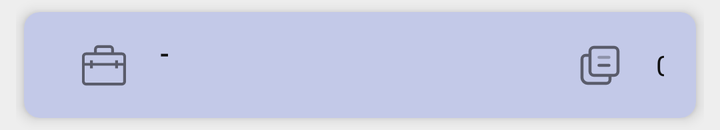
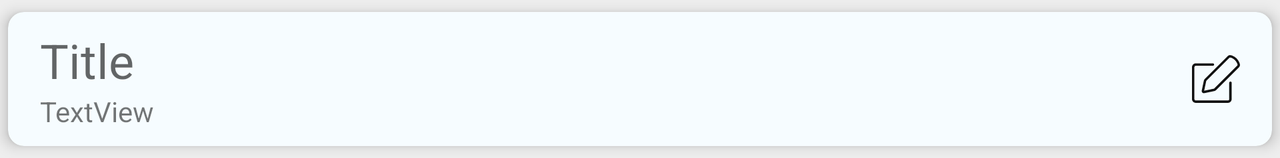

Two renders of one Android screen. The first uses the default layout on a phone; the second uses the alternative layout the repository ships for a different screen configuration, on a matching device. The two XML files are below.
<!-- AndroidManifest.xml: application theme Theme.G01Timebanking -->
<!-- res/layout/single_skill_layout.xml -->
<?xml version="1.0" encoding="utf-8"?>
<androidx.constraintlayout.widget.ConstraintLayout xmlns:android="http://schemas.android.com/apk/res/android"
    xmlns:app="http://schemas.android.com/apk/res-auto"
    xmlns:tools="http://schemas.android.com/tools"
    android:layout_width="match_parent"
    android:layout_height="wrap_content"
    android:paddingStart="8dp"
    android:paddingEnd="8dp">

    <androidx.cardview.widget.CardView
        android:id="@+id/skillCardView"
        android:layout_width="match_parent"
        android:layout_height="wrap_content"
        android:clickable="true"
        android:focusable="true"
        android:foreground="?android:attr/selectableItemBackground"
        app:cardBackgroundColor="?colorSecondary"
        app:cardCornerRadius="8dp"
        app:cardElevation="4dp"
        app:cardPreventCornerOverlap="false"
        app:cardUseCompatPadding="true"

        app:layout_constraintBottom_toBottomOf="parent"
        app:layout_constraintEnd_toEndOf="parent"
        app:layout_constraintStart_toStartOf="parent"
        app:layout_constraintTop_toTopOf="parent">

        <androidx.constraintlayout.widget.ConstraintLayout
            android:layout_width="match_parent"
            android:layout_height="match_parent"
            android:layout_marginStart="16dp"
            android:layout_marginTop="8dp"
            android:layout_marginEnd="16dp"
            android:layout_marginBottom="8dp">

            <com.google.android.material.textfield.TextInputLayout
                android:id="@+id/singleSkillTitleLayout"
                android:layout_width="wrap_content"
                android:layout_height="37dp"
                android:layout_margin="0dp"
                android:focusable="false"
                android:focusableInTouchMode="false"
                android:longClickable="false"
                android:padding="0dp"
                app:layout_constraintBottom_toBottomOf="parent"
                app:layout_constraintEnd_toStartOf="@id/singleSkillUsageLayout"
                app:layout_constraintHorizontal_chainStyle="spread_inside"
                app:layout_constraintStart_toStartOf="parent"
                app:layout_constraintTop_toTopOf="parent"
                app:boxStrokeWidth="0px"
                app:startIconDrawable="@drawable/ic_briefcase">

                <com.google.android.material.textfield.TextInputEditText
                    android:id="@+id/singleSkillTitle"
                    style="@style/Widget.MaterialComponents.TextInputLayout.OutlinedBox.Dense"
                    android:layout_width="wrap_content"
                    android:layout_height="wrap_content"
                    android:layout_margin="0dp"
                    android:background="@android:color/transparent"
                    android:focusable="false"
                    android:focusableInTouchMode="false"
                    android:longClickable="false"
                    android:padding="0dp"
                    android:text="Title"
                    android:inputType="textNoSuggestions"
                    android:textAppearance="@style/TextAppearance.AppCompat.Large"
                    android:textColor="?colorOnSecondary"
                    android:textSize="18sp" />

            </com.google.android.material.textfield.TextInputLayout>

            <com.google.android.material.textfield.TextInputLayout
                android:id="@+id/singleSkillUsageLayout"
                android:layout_width="wrap_content"
                android:layout_height="37dp"
                android:layout_margin="0dp"
                android:focusable="false"
                android:focusableInTouchMode="false"
                android:longClickable="false"
                android:padding="0dp"
                app:layout_constraintBottom_toBottomOf="parent"
                app:layout_constraintEnd_toEndOf="parent"
                app:layout_constraintHorizontal_bias="0.5"
                app:layout_constraintStart_toEndOf="@id/singleSkillTitleLayout"
                app:layout_constraintTop_toTopOf="parent"
                app:startIconDrawable="@drawable/ic_cards"
                app:boxStrokeWidth="0px"
                >

                <com.google.android.material.textfield.TextInputEditText
                    android:id="@+id/singleSkillUsage"
                    style="@style/Widget.MaterialComponents.TextInputLayout.OutlinedBox.Dense"
                    android:layout_width="wrap_content"
                    android:layout_height="wrap_content"
                    android:layout_margin="0dp"
                    android:background="@android:color/transparent"
                    android:focusable="false"
                    android:focusableInTouchMode="false"
                    android:longClickable="false"
                    android:padding="0dp"
                    android:text="0"
                    android:textColor="?colorOnSecondary" />

            </com.google.android.material.textfield.TextInputLayout>

            <ImageButton
                android:id="@+id/skillButton"
                android:layout_height="0dp"
                android:layout_width="match_parent"
                android:layout_centerVertical="true"
                android:background="@android:color/transparent"
                android:padding="0px"
                android:scaleType="centerCrop"
                android:src="@android:color/transparent"
                tools:ignore="SpeakableTextPresentCheck"
                app:layout_constraintTop_toTopOf="parent"
                app:layout_constraintBottom_toBottomOf="parent"
                app:layout_constraintStart_toStartOf="parent"
                app:layout_constraintEnd_toEndOf="parent"
                android:clickable="true"
                />

        </androidx.constraintlayout.widget.ConstraintLayout>

    </androidx.cardview.widget.CardView>

</androidx.constraintlayout.widget.ConstraintLayout>
<!-- resources referenced by this layout -->
<resources>
  <!-- drawable ic_briefcase (drawable) -->
  <vector android:height="22dp" android:viewportHeight="490"
      android:viewportWidth="490" android:width="22dp" xmlns:android="http://schemas.android.com/apk/res/android">
      <path android:fillColor="?iconOnCardColor" android:pathData="M45.93,469.35h398.14c25.33,0 45.93,-20.6 45.93,-45.93V146.96c0,-25.33 -20.6,-45.93 -45.93,-45.93h-88.43V66.58c0,-25.33 -20.6,-45.93 -45.93,-45.93H180.29c-25.33,0 -45.93,20.6 -45.93,45.93v34.45H45.93C20.6,101.03 0,121.64 0,146.96v276.45C0,448.74 20.6,469.35 45.93,469.35zM444.07,438.73H45.93c-8.45,0 -15.31,-6.86 -15.31,-15.31V249.25h58.94v29.34h30.62V249.25h249.63v29.34h30.62V249.25h58.94v174.17C459.38,431.86 452.52,438.73 444.07,438.73zM164.98,66.58c0,-8.44 6.86,-15.31 15.31,-15.31h129.42c8.45,0 15.31,6.87 15.31,15.31v34.45H164.98V66.58zM45.93,131.65h398.14c8.45,0 15.31,6.87 15.31,15.31v71.66h-58.94v-29.33h-30.62v29.33H120.18v-29.33H89.56v29.33h-58.94v-71.66C30.62,138.52 37.48,131.65 45.93,131.65z"/>
  </vector>
  <!-- drawable ic_cards (drawable) -->
  <vector xmlns:android="http://schemas.android.com/apk/res/android"
      android:width="24dp"
      android:height="24dp"
      android:viewportWidth="24"
      android:viewportHeight="24">
    <path
        android:pathData="M6,21.75A3.75,3.75 0,0 1,2.25 18L2.25,8.857A2.607,2.607 0,0 1,4.857 6.25L6.25,6.25L6.25,5A2.754,2.754 0,0 1,9 2.25h10A2.753,2.753 0,0 1,21.75 5v10a2.752,2.752 0,0 1,-2.75 2.75L17.75,17.75v1.393A2.607,2.607 0,0 1,15.142 21.75ZM3.75,8.857L3.75,18A2.25,2.25 0,0 0,6 20.25h9.142A1.108,1.108 0,0 0,16.25 19.143L16.25,17.75L9,17.75A2.753,2.753 0,0 1,6.25 15L6.25,7.75L4.857,7.75A1.107,1.107 0,0 0,3.75 8.857ZM7.75,5v10A1.252,1.252 0,0 0,9 16.25h10A1.251,1.251 0,0 0,20.25 15v-10A1.251,1.251 0,0 0,19 3.75h-10A1.252,1.252 0,0 0,7.75 5ZM11.5,12.75a0.75,0.75 0,1 1,0 -1.5h5a0.75,0.75 0,1 1,0 1.5Z"
        android:fillColor="#141124"/>
    <path
        android:pathData="M16.5,7.25l-5,-0a0.75,0.75 0,0 0,-0 1.5l5,-0a0.75,0.75 0,0 0,-0 -1.5Z"
        android:strokeAlpha="0.5"
        android:fillColor="#141124"
        android:fillAlpha="0.5"/>
  </vector>
  <style name="Theme.G01Timebanking" parent="Theme.MaterialComponents.DayNight">
          
          <item name="colorPrimary">@color/primaryColor</item>
          <item name="colorPrimaryVariant">@color/primaryDarkColor</item>
          <item name="colorOnPrimary">@color/primaryTextColor</item>
          
          <item name="colorSecondary">@color/secondaryColor</item>
          <item name="colorSecondaryVariant">@color/secondaryDarkColor</item>
          <item name="colorOnSecondary">@color/secondaryTextColor</item>
          
          <item name="android:statusBarColor" tools:targetApi="l">?attr/colorPrimaryVariant</item>
          
          <item name="android:colorBackground">@color/surfaceColor</item>
          <item name="iconColor">@color/primaryColor</item>
          <item name="iconAppBarColor">@color/primaryTextColor</item>
          <item name="iconOnCardColor">@color/secondaryTextColor</item>
          <item name="selectedTabColor">@color/selectedTabColor</item>
          <item name="unselectedTabText">@color/unselectedTabText</item>
          <item name="senderMessageColor">@color/senderMessageColor</item>
          <item name="senderMessageIconColor">@color/senderMessageIcon</item>
  
      </style>
  <color name="primaryColor">#8cc1cc</color>
  <color name="primaryDarkColor">#5c919b</color>
  <color name="primaryTextColor">#111111</color>
  <color name="secondaryColor">#c3c9e8</color>
  <color name="secondaryDarkColor">#9298b6</color>
  <color name="secondaryTextColor">#111111</color>
  <color name="surfaceColor">#EEEEEE</color>
  <color name="selectedTabColor">#8CC1CC</color>
  <color name="unselectedTabText">#111111</color>
  <color name="senderMessageColor">#8cc1cc</color>
  <color name="senderMessageIcon">#5c919b</color>
</resources>
<!-- res/layout-land/single_skill_layout.xml (the repository's variant of the layout above) -->
<!-- drawn on the phone turned sideways -->
<?xml version="1.0" encoding="utf-8"?>
<androidx.constraintlayout.widget.ConstraintLayout xmlns:android="http://schemas.android.com/apk/res/android"
    xmlns:app="http://schemas.android.com/apk/res-auto"
    xmlns:tools="http://schemas.android.com/tools"
    android:layout_width="match_parent"
    android:layout_height="wrap_content"
    >

    <androidx.cardview.widget.CardView
        android:id="@+id/skillCardView"
        android:layout_width="match_parent"
        android:layout_height="wrap_content"
        android:clickable="true"
        android:focusable="true"
        android:foreground="?android:attr/selectableItemBackground"
        app:cardBackgroundColor="@color/secondaryLightColor"

        app:cardPreventCornerOverlap="false"
        app:layout_constraintEnd_toEndOf="parent"
        app:layout_constraintStart_toStartOf="parent"
        app:layout_constraintTop_toTopOf="parent"

        app:cardUseCompatPadding="true"
        app:cardElevation="4dp"
        app:cardCornerRadius="8dp">

        <androidx.constraintlayout.widget.ConstraintLayout
            android:layout_width="match_parent"
            android:layout_marginTop="8dp"
            android:layout_marginBottom="8dp"
            android:layout_marginStart="16dp"
            android:layout_marginEnd="16dp"
            android:layout_height="match_parent">

            <TextView
                android:id="@+id/skillTitle"
                android:layout_width="0dp"
                android:layout_height="wrap_content"
                android:text="Title"
                android:textAppearance="@style/TextAppearance.AppCompat.Display1"
                android:textSize="24sp"
                app:layout_constraintBottom_toTopOf="@+id/skillDate"
                app:layout_constraintEnd_toStartOf="@+id/editSkillButton"
                app:layout_constraintHorizontal_bias="0.5"
                app:layout_constraintStart_toStartOf="parent"
                app:layout_constraintTop_toTopOf="parent" />

            <TextView
                android:id="@+id/skillDate"
                android:layout_width="0dp"
                android:layout_height="wrap_content"
                android:text="TextView"
                app:layout_constraintBottom_toBottomOf="parent"
                app:layout_constraintEnd_toStartOf="@+id/editSkillButton"
                app:layout_constraintStart_toStartOf="parent"
                app:layout_constraintTop_toBottomOf="@+id/skillTitle" />

            <ImageButton
                android:id="@+id/editSkillButton"
                android:layout_width="wrap_content"
                android:layout_height="wrap_content"
                android:contentDescription="Edit button"
                android:background="@android:color/transparent"
                app:layout_constraintBottom_toBottomOf="parent"
                app:layout_constraintEnd_toEndOf="parent"
                app:layout_constraintHorizontal_bias="0.5"
                app:layout_constraintStart_toEndOf="@+id/skillTitle"
                app:layout_constraintTop_toTopOf="parent"
                app:srcCompat="@drawable/ic_edit" />
        </androidx.constraintlayout.widget.ConstraintLayout>

    </androidx.cardview.widget.CardView>

</androidx.constraintlayout.widget.ConstraintLayout>
<!-- resources referenced by the variant -->
<!-- as the phone turned sideways resolves them -->
<resources>
  <color name="secondaryLightColor">#f6fcff</color>
  <!-- drawable ic_edit (drawable) -->
  <vector android:height="24dp" android:viewportHeight="490.337"
      android:viewportWidth="490.337" android:width="24dp" xmlns:android="http://schemas.android.com/apk/res/android">
      <path android:fillColor="?iconAppBarColor" android:pathData="M229.9,145.379l-47.5,47.5c-17.5,17.5 -35.1,35 -52.5,52.7c-4.1,4.2 -7.2,9.8 -8.4,15.3c-6.3,28.9 -12.4,57.8 -18.5,86.7l-3.4,16c-1.6,7.8 0.5,15.6 5.8,20.9c4.1,4.1 9.8,6.4 15.8,6.4c1.7,0 3.4,-0.2 5.1,-0.5l17.6,-3.7c28,-5.9 56.1,-11.9 84.1,-17.7c6.5,-1.4 12,-4.3 16.7,-9c78.6,-78.7 157.2,-157.3 235.8,-235.8c5.8,-5.8 9,-12.7 9.8,-21.2c0.1,-1.4 0,-2.8 -0.3,-4.1c-0.5,-2 -0.9,-4.1 -1.4,-6.1c-1.1,-5.1 -2.3,-10.9 -4.7,-16.5l0,0c-14.7,-33.6 -39.1,-57.6 -72.5,-71.1c-6.7,-2.7 -13.8,-3.6 -20,-4.4l-1.7,-0.2c-9,-1.1 -17.2,1.9 -24.3,9.1C320.4,54.879 275.1,100.179 229.9,145.379zM386.4,24.679c0.2,0 0.3,0 0.5,0l1.7,0.2c5.2,0.6 10,1.2 13.8,2.8c27.2,11 47.2,30.6 59.3,58.2c1.4,3.2 2.3,7.3 3.2,11.6c0.3,1.6 0.7,3.2 1,4.8c-0.4,1.8 -1.1,3 -2.5,4.3c-78.7,78.5 -157.3,157.2 -235.9,235.8c-1.3,1.3 -2.5,1.9 -4.3,2.3c-28.1,5.9 -56.1,11.8 -84.2,17.7l-14.8,3.1l2.8,-13.1c6.1,-28.8 12.2,-57.7 18.4,-86.5c0.2,-0.9 1,-2.3 1.9,-3.3c17.4,-17.6 34.8,-35.1 52.3,-52.5l47.5,-47.5c45.3,-45.3 90.6,-90.6 135.8,-136C384.8,24.979 385.7,24.679 386.4,24.679z"/>
      <path android:fillColor="?iconAppBarColor" android:pathData="M38.9,109.379h174.6c6.8,0 12.3,-5.5 12.3,-12.3s-5.5,-12.3 -12.3,-12.3H38.9c-21.5,0 -38.9,17.5 -38.9,38.9v327.4c0,21.5 17.5,38.9 38.9,38.9h327.3c21.5,0 38.9,-17.5 38.9,-38.9v-167.5c0,-6.8 -5.5,-12.3 -12.3,-12.3s-12.3,5.5 -12.3,12.3v167.5c0,7.9 -6.5,14.4 -14.4,14.4H38.9c-7.9,0 -14.4,-6.5 -14.4,-14.4v-327.3C24.5,115.879 31,109.379 38.9,109.379z"/>
  </vector>
  <style name="Theme.G01Timebanking" parent="Theme.MaterialComponents.DayNight">
          
          <item name="colorPrimary">@color/primaryColor</item>
          <item name="colorPrimaryVariant">@color/primaryDarkColor</item>
          <item name="colorOnPrimary">@color/primaryTextColor</item>
          
          <item name="colorSecondary">@color/secondaryColor</item>
          <item name="colorSecondaryVariant">@color/secondaryDarkColor</item>
          <item name="colorOnSecondary">@color/secondaryTextColor</item>
          
          <item name="android:statusBarColor" tools:targetApi="l">?attr/colorPrimaryVariant</item>
          
          <item name="android:colorBackground">@color/surfaceColor</item>
          <item name="iconColor">@color/primaryColor</item>
          <item name="iconAppBarColor">@color/primaryTextColor</item>
          <item name="iconOnCardColor">@color/secondaryTextColor</item>
          <item name="selectedTabColor">@color/selectedTabColor</item>
          <item name="unselectedTabText">@color/unselectedTabText</item>
          <item name="senderMessageColor">@color/senderMessageColor</item>
          <item name="senderMessageIconColor">@color/senderMessageIcon</item>
  
      </style>
  <color name="primaryColor">#8cc1cc</color>
  <color name="primaryDarkColor">#5c919b</color>
  <color name="primaryTextColor">#111111</color>
  <color name="secondaryColor">#c3c9e8</color>
  <color name="secondaryDarkColor">#9298b6</color>
  <color name="secondaryTextColor">#111111</color>
  <color name="surfaceColor">#EEEEEE</color>
  <color name="selectedTabColor">#8CC1CC</color>
  <color name="unselectedTabText">#111111</color>
  <color name="senderMessageColor">#8cc1cc</color>
  <color name="senderMessageIcon">#5c919b</color>
</resources>
